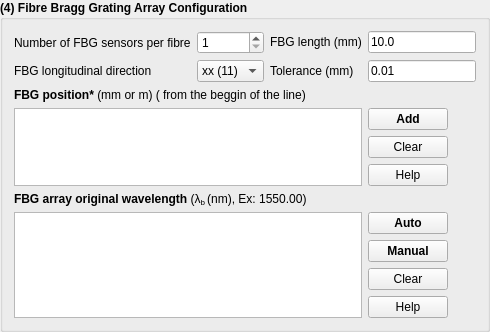
         <widget class="QGroupBox" name="groupBox_7">
          <property name="sizePolicy">
           <sizepolicy hsizetype="Preferred" vsizetype="Expanding">
            <horstretch>0</horstretch>
            <verstretch>0</verstretch>
           </sizepolicy>
          </property>
          <property name="font">
           <font>
            <weight>75</weight>
            <bold>true</bold>
           </font>
          </property>
          <property name="title">
           <string>(4) Fibre Bragg Grating Array Configuration</string>
          </property>
          <layout class="QGridLayout" name="gridLayout_30">
           <item row="0" column="0">
            <layout class="QGridLayout" name="gridLayout_29">
             <item row="4" column="3">
              <widget class="QPushButton" name="pushButton_ClearFBGPosition">
               <property name="sizePolicy">
                <sizepolicy hsizetype="Maximum" vsizetype="Fixed">
                 <horstretch>0</horstretch>
                 <verstretch>0</verstretch>
                </sizepolicy>
               </property>
               <property name="font">
                <font>
                 <weight>50</weight>
                 <bold>false</bold>
                </font>
               </property>
               <property name="text">
                <string>Clear</string>
               </property>
              </widget>
             </item>
             <item row="0" column="2">
              <widget class="QLabel" name="label_19">
               <property name="font">
                <font>
                 <weight>50</weight>
                 <bold>false</bold>
                </font>
               </property>
               <property name="text">
                <string>&lt;html&gt;&lt;head/&gt;&lt;body&gt;&lt;p&gt;FBG length (mm)&lt;/p&gt;&lt;/body&gt;&lt;/html&gt;</string>
               </property>
              </widget>
             </item>
             <item row="0" column="3">
              <widget class="QLineEdit" name="lineEdit_FBGlength">
               <property name="sizePolicy">
                <sizepolicy hsizetype="Maximum" vsizetype="Fixed">
                 <horstretch>0</horstretch>
                 <verstretch>0</verstretch>
                </sizepolicy>
               </property>
               <property name="font">
                <font>
                 <weight>50</weight>
                 <bold>false</bold>
                </font>
               </property>
               <property name="text">
                <string>10.0</string>
               </property>
              </widget>
             </item>
             <item row="0" column="0">
              <widget class="QLabel" name="label_18">
               <property name="font">
                <font>
                 <weight>50</weight>
                 <bold>false</bold>
                </font>
               </property>
               <property name="text">
                <string>Number of FBG sensors per fibre</string>
               </property>
              </widget>
             </item>
             <item row="11" column="3">
              <widget class="QPushButton" name="pushButton_ClearFBGOriginalWavelength">
               <property name="sizePolicy">
                <sizepolicy hsizetype="Maximum" vsizetype="Fixed">
                 <horstretch>0</horstretch>
                 <verstretch>0</verstretch>
                </sizepolicy>
               </property>
               <property name="font">
                <font>
                 <weight>50</weight>
                 <bold>false</bold>
                </font>
               </property>
               <property name="text">
                <string>Clear</string>
               </property>
              </widget>
             </item>
             <item row="7" column="0" colspan="3">
              <widget class="QLabel" name="label_21">
               <property name="sizePolicy">
                <sizepolicy hsizetype="Preferred" vsizetype="Maximum">
                 <horstretch>0</horstretch>
                 <verstretch>0</verstretch>
                </sizepolicy>
               </property>
               <property name="font">
                <font>
                 <weight>75</weight>
                 <bold>true</bold>
                </font>
               </property>
               <property name="text">
                <string>&lt;html&gt;&lt;head/&gt;&lt;body&gt;&lt;p&gt;FBG array original wavelength &lt;span style=&quot; font-weight:400;&quot;&gt;(λ&lt;/span&gt;&lt;span style=&quot; font-weight:400; vertical-align:sub;&quot;&gt;b &lt;/span&gt;&lt;span style=&quot; font-weight:400;&quot;&gt;(nm), Ex: 1550.00)&lt;/span&gt;&lt;/p&gt;&lt;/body&gt;&lt;/html&gt;</string>
               </property>
              </widget>
             </item>
             <item row="3" column="0" rowspan="3" colspan="3">
              <widget class="QTextEdit" name="textEdit_FBGPosition">
               <property name="font">
                <font>
                 <weight>50</weight>
                 <bold>false</bold>
                </font>
               </property>
               <property name="textInteractionFlags">
                <set>Qt::TextSelectableByKeyboard|Qt::TextSelectableByMouse</set>
               </property>
              </widget>
             </item>
             <item row="0" column="1">
              <widget class="QSpinBox" name="spinBox_NumberFBG">
               <property name="font">
                <font>
                 <weight>50</weight>
                 <bold>false</bold>
                </font>
               </property>
               <property name="minimum">
                <number>1</number>
               </property>
              </widget>
             </item>
             <item row="2" column="0" colspan="3">
              <widget class="QLabel" name="label_20">
               <property name="sizePolicy">
                <sizepolicy hsizetype="Preferred" vsizetype="Maximum">
                 <horstretch>0</horstretch>
                 <verstretch>0</verstretch>
                </sizepolicy>
               </property>
               <property name="font">
                <font>
                 <weight>75</weight>
                 <bold>true</bold>
                </font>
               </property>
               <property name="text">
                <string>&lt;html&gt;&lt;head/&gt;&lt;body&gt;&lt;p&gt;FBG position* &lt;span style=&quot; font-weight:400;&quot;&gt;(mm or m) ( from the beggin of the line)&lt;/span&gt;&lt;/p&gt;&lt;/body&gt;&lt;/html&gt;</string>
               </property>
              </widget>
             </item>
             <item row="5" column="3">
              <widget class="QPushButton" name="pushButton_HelpFBGPositionOSA">
               <property name="sizePolicy">
                <sizepolicy hsizetype="Maximum" vsizetype="Fixed">
                 <horstretch>0</horstretch>
                 <verstretch>0</verstretch>
                </sizepolicy>
               </property>
               <property name="font">
                <font>
                 <weight>50</weight>
                 <bold>false</bold>
                </font>
               </property>
               <property name="text">
                <string>Help</string>
               </property>
               <property name="icon">
                <iconset>
                 <normaloff>DESIGN_Resource/Help.png</normaloff>DESIGN_Resource/Help.png</iconset>
               </property>
              </widget>
             </item>
             <item row="12" column="3">
              <widget class="QPushButton" name="pushButton_HelpFBGWavelengthOSA">
               <property name="sizePolicy">
                <sizepolicy hsizetype="Maximum" vsizetype="Fixed">
                 <horstretch>0</horstretch>
                 <verstretch>0</verstretch>
                </sizepolicy>
               </property>
               <property name="font">
                <font>
                 <weight>50</weight>
                 <bold>false</bold>
                </font>
               </property>
               <property name="text">
                <string>Help</string>
               </property>
               <property name="icon">
                <iconset>
                 <normaloff>DESIGN_Resource/Help.png</normaloff>DESIGN_Resource/Help.png</iconset>
               </property>
              </widget>
             </item>
             <item row="3" column="3">
              <widget class="QPushButton" name="pushButton_AddFBGPosition">
               <property name="sizePolicy">
                <sizepolicy hsizetype="Maximum" vsizetype="Fixed">
                 <horstretch>0</horstretch>
                 <verstretch>0</verstretch>
                </sizepolicy>
               </property>
               <property name="text">
                <string>Add</string>
               </property>
              </widget>
             </item>
             <item row="9" column="0" rowspan="4" colspan="3">
              <widget class="QTextEdit" name="textEdit_FBGOriginalWavelength">
               <property name="font">
                <font>
                 <weight>50</weight>
                 <bold>false</bold>
                </font>
               </property>
               <property name="textInteractionFlags">
                <set>Qt::TextSelectableByKeyboard|Qt::TextSelectableByMouse</set>
               </property>
              </widget>
             </item>
             <item row="1" column="3">
              <widget class="QLineEdit" name="lineEdit_tolerance">
               <property name="sizePolicy">
                <sizepolicy hsizetype="Maximum" vsizetype="Maximum">
                 <horstretch>0</horstretch>
                 <verstretch>0</verstretch>
                </sizepolicy>
               </property>
               <property name="font">
                <font>
                 <weight>50</weight>
                 <bold>false</bold>
                </font>
               </property>
               <property name="text">
                <string>0.01</string>
               </property>
              </widget>
             </item>
             <item row="1" column="0">
              <widget class="QLabel" name="label_31">
               <property name="font">
                <font>
                 <weight>50</weight>
                 <bold>false</bold>
                </font>
               </property>
               <property name="text">
                <string>FBG longitudinal direction</string>
               </property>
              </widget>
             </item>
             <item row="1" column="2">
              <widget class="QLabel" name="label_25">
               <property name="font">
                <font>
                 <weight>50</weight>
                 <bold>false</bold>
                </font>
               </property>
               <property name="text">
                <string>Tolerance (mm)</string>
               </property>
              </widget>
             </item>
             <item row="1" column="1">
              <widget class="QComboBox" name="comboBox_FBGDirection">
               <property name="font">
                <font>
                 <weight>50</weight>
                 <bold>false</bold>
                </font>
               </property>
               <item>
                <property name="text">
                 <string>xx (11)</string>
                </property>
               </item>
               <item>
                <property name="text">
                 <string>yy (22)</string>
                </property>
               </item>
               <item>
                <property name="text">
                 <string>zz (33)</string>
                </property>
               </item>
              </widget>
             </item>
             <item row="10" column="3">
              <widget class="QPushButton" name="pushButton_AddFBGOriginalWavelength">
               <property name="sizePolicy">
                <sizepolicy hsizetype="Maximum" vsizetype="Fixed">
                 <horstretch>0</horstretch>
                 <verstretch>0</verstretch>
                </sizepolicy>
               </property>
               <property name="text">
                <string>Manual</string>
               </property>
              </widget>
             </item>
             <item row="9" column="3">
              <widget class="QPushButton" name="pushButton_AutoOSA">
               <property name="sizePolicy">
                <sizepolicy hsizetype="Maximum" vsizetype="Fixed">
                 <horstretch>0</horstretch>
                 <verstretch>0</verstretch>
                </sizepolicy>
               </property>
               <property name="text">
                <string>Auto</string>
               </property>
              </widget>
             </item>
            </layout>
           </item>
          </layout>
         </widget>
